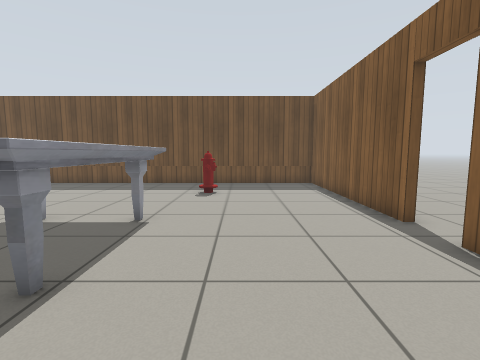
view 1 (above)

19 first-person views from a walk through a Gazebo world. The camera is 0.9 m above the floor, tilts 6° down and sees 85° across. Floor lines are 1 m apart. The floor is counted in squares, 0.5 m on a side. Each view is taken from the middle of a square. On the plan, view 1 faces up. The plan holds only what a view shows up to about 15 squares ahead; the rest is blank. Gazebo's built-in surfaces are drawn with simple patterns.

view 2
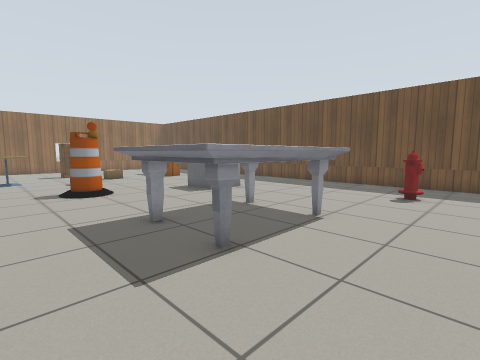

view 3
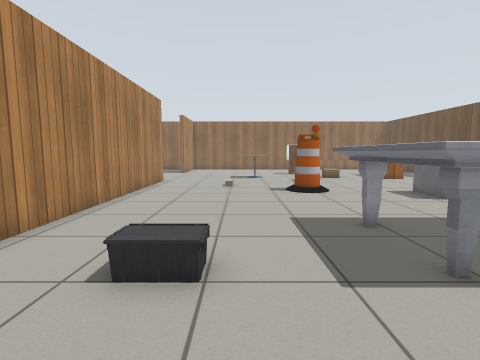

view 4
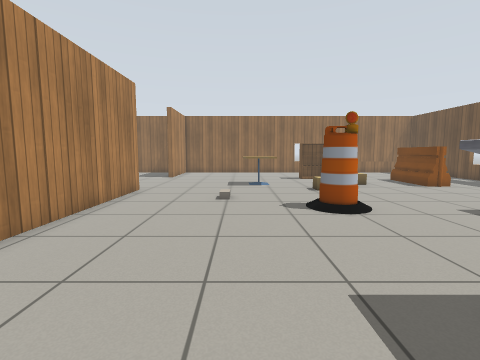

view 5
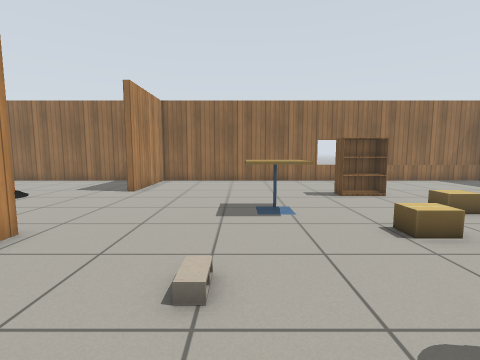

view 6
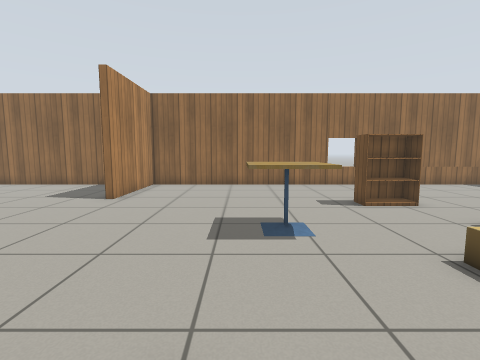

view 7
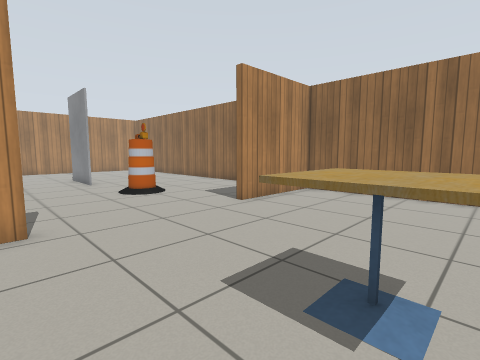

view 8
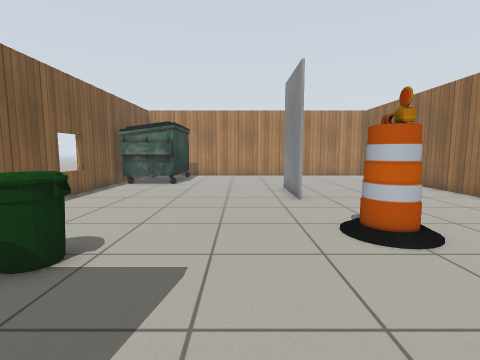

view 9
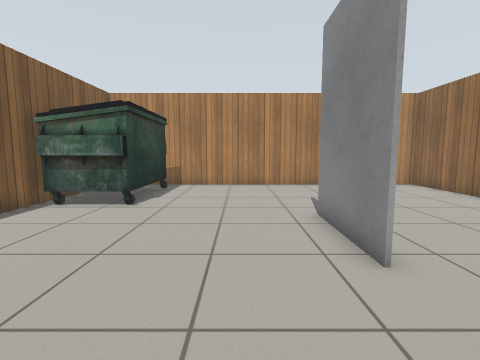

view 10
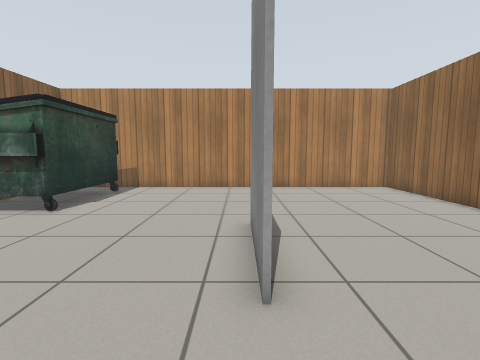

view 11
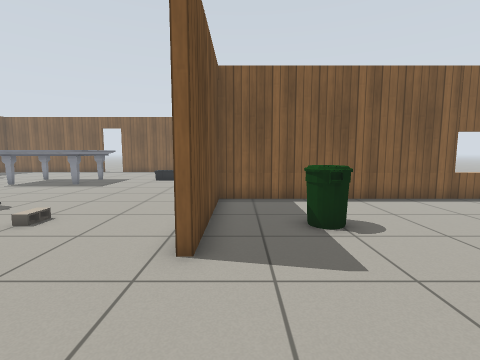

view 12
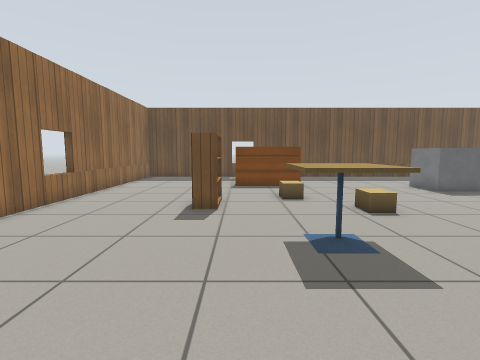

view 13
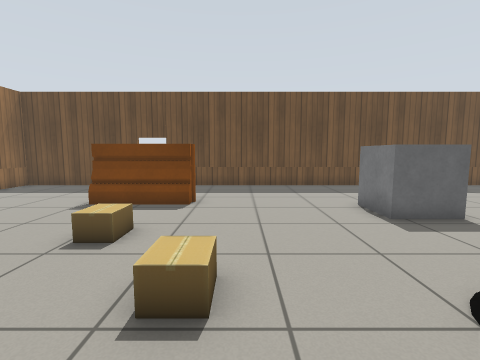

view 14
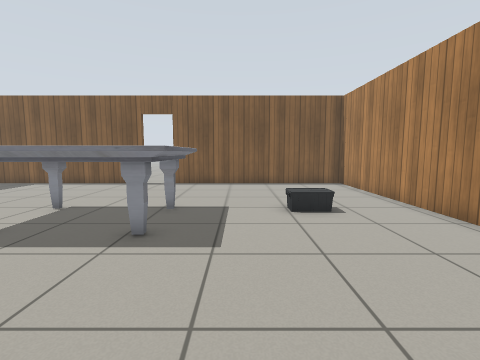

view 15
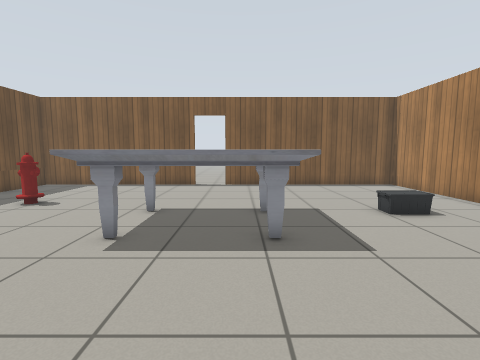

view 16
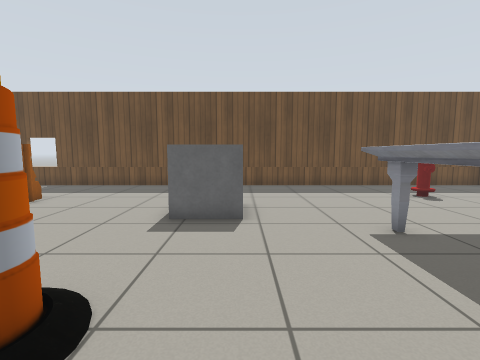

view 17
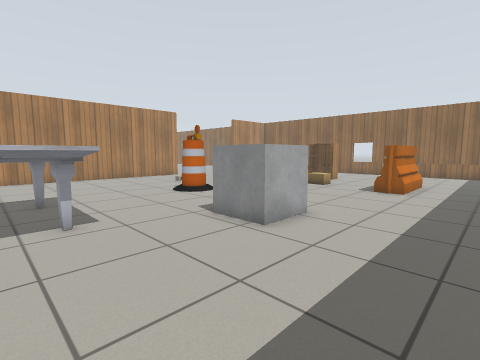

view 18
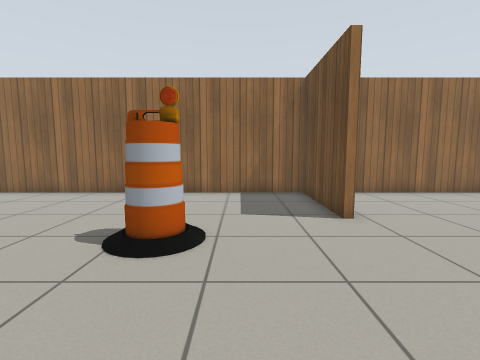

view 19
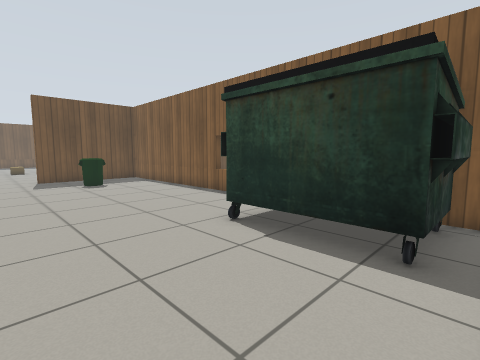

### Floor plan
Points are (right, up) in squares from view 1. A wall is a line through its corners. A room is listed if a view was taken in it or the views show most of it. See-through windows are left out.
Room 1 (views 1, 2, 3, 4, 5, 6, 7, 8, 9, 10, 11, 12, 13, 14, 15, 16, 17, 18, 19)
walls: (-15.6, -4.9) (4.2, -4.9) (4.2, 4.9); (-22, -5.2) (-26.7, -5.2) (-26.7, -24.6) (-12, -24.6); (-9.9, -21) (-9.9, -5.2) (-15.6, -5.2); (4.2, 6.6) (4.2, 15.3) (-26.7, 15.3) (-26.7, -4.9) (-22, -4.9); (-9.9, -23.8) (-9.9, -23)
ways out: open door at (4, 5.5)
objects: barrel (-21, -10) to (-20, -9); bookshelf (-21, 4) to (-21, 6); barrier (-20, 10) to (-17, 11); grey box (-19, -17) to (-19, -14); cafe table (-19, 0) to (-17, 2); cardboard box (-18, 6) to (-18, 7); cardboard box (-16, 4); bin (-14, -8) to (-13, -8); cinder block (-13, -1); barrel (-12, 3) to (-11, 4); other object (-11, 8) to (-9, 10); marble table (-6, 3) to (-2, 7); other object (-3, -2) to (-3, -1); fire hydrant (-1, 12)

Positions as (right, up) in squares from view 1, and headings:
1: (0, 0), facing up
2: (1, 0), facing up-left
3: (1, 0), facing left
4: (-3, 0), facing left
5: (-10, 0), facing left
6: (-12, 0), facing left
7: (-15, 2), facing down-left
8: (-17, -4), facing down
9: (-17, -10), facing down
10: (-19, -11), facing down
11: (-20, -6), facing right
12: (-20, -4), facing up
13: (-15, 1), facing up
14: (-11, 1), facing right
15: (-11, 4), facing right
16: (-9, 1), facing up
17: (-4, 14), facing down-left
18: (-15, -8), facing left
19: (-18, -24), facing up-right
